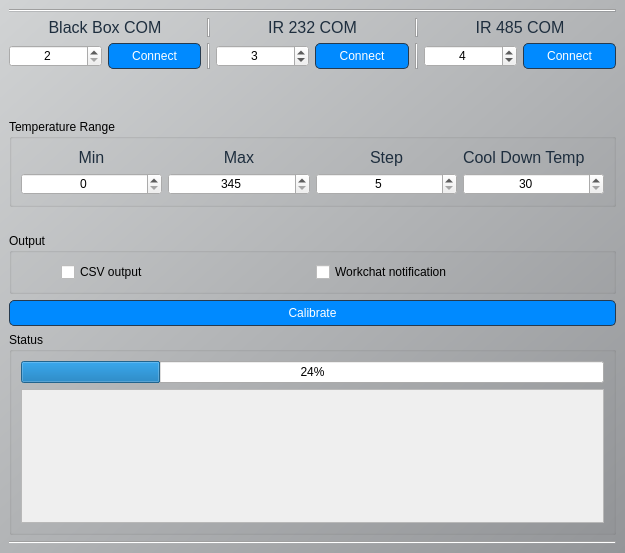
<?xml version="1.0" encoding="UTF-8"?>
<ui version="4.0">
 <class>MainWindow</class>
 <widget class="QMainWindow" name="MainWindow">
  <property name="geometry">
   <rect>
    <x>0</x>
    <y>0</y>
    <width>625</width>
    <height>553</height>
   </rect>
  </property>
  <property name="windowTitle">
   <string>Auto IR Calibrator</string>
  </property>
  <property name="styleSheet">
   <string notr="true">
    QWidget {
        background-color: qlineargradient(spread:pad, x1:0, y1:0, x2:1, y2:1, stop:0 #D1D3D4, stop:1 #939598);
    }
    QLabel {
        color: #1E2E3E;
        font-size: 12pt;
    }
    QSlider::groove:horizontal {
        height: 10px;
        background-color: #263A4E;
    }
    QSlider::handle:horizontal {
        background-color: #54D1FF;
        border: 2px solid #008AFF;
        width: 20px;
    }
    QPushButton {
        background-color: #008AFF;
        color: white;
        border: 1px solid #263A4E;
        border-radius: 5px;
        padding: 5px;
    }
    QPushButton:hover {
        background-color: #54D1FF;
    }
   </string>
  </property>
  <widget class="QWidget" name="centralwidget">
   <layout class="QVBoxLayout" name="verticalLayout_7">
    <item>
     <layout class="QVBoxLayout" name="verticalLayout_3">
      <item>
       <layout class="QVBoxLayout" name="verticalLayout_2">
        <item>
         <layout class="QVBoxLayout" name="verticalLayout">
          <item>
           <widget class="Line" name="line_6">
            <property name="orientation">
             <enum>Qt::Horizontal</enum>
            </property>
           </widget>
          </item>
          <item>
           <layout class="QHBoxLayout" name="horizontalLayout_2">
            <item>
             <widget class="QLabel" name="label">
              <property name="styleSheet">
               <string notr="true">background-color: None;</string>
              </property>
              <property name="text">
               <string>Black Box COM</string>
              </property>
              <property name="alignment">
               <set>Qt::AlignCenter</set>
              </property>
             </widget>
            </item>
            <item>
             <widget class="Line" name="line_2">
              <property name="orientation">
               <enum>Qt::Vertical</enum>
              </property>
             </widget>
            </item>
            <item>
             <widget class="QLabel" name="label_2">
              <property name="styleSheet">
               <string notr="true">background-color: None;</string>
              </property>
              <property name="text">
               <string>IR 232 COM</string>
              </property>
              <property name="alignment">
               <set>Qt::AlignCenter</set>
              </property>
             </widget>
            </item>
            <item>
             <widget class="Line" name="line_3">
              <property name="orientation">
               <enum>Qt::Vertical</enum>
              </property>
             </widget>
            </item>
            <item>
             <widget class="QLabel" name="label_3">
              <property name="styleSheet">
               <string notr="true">background-color: None;</string>
              </property>
              <property name="text">
               <string>IR 485 COM</string>
              </property>
              <property name="alignment">
               <set>Qt::AlignCenter</set>
              </property>
             </widget>
            </item>
           </layout>
          </item>
          <item>
           <layout class="QHBoxLayout" name="horizontalLayout_3">
            <item>
             <widget class="QSpinBox" name="spinBox_5">
              <property name="styleSheet">
               <string notr="true">background-color: None;</string>
              </property>
              <property name="alignment">
               <set>Qt::AlignCenter</set>
              </property>
              <property name="minimum">
               <number>2</number>
              </property>
              <property name="maximum">
               <number>105</number>
              </property>
             </widget>
            </item>
            <item>
             <widget class="QPushButton" name="bb_btn">
              <property name="styleSheet">
               <string notr="true"/>
              </property>
              <property name="text">
               <string>Connect</string>
              </property>
             </widget>
            </item>
            <item>
             <widget class="Line" name="line_4">
              <property name="orientation">
               <enum>Qt::Vertical</enum>
              </property>
             </widget>
            </item>
            <item>
             <widget class="QSpinBox" name="spinBox_6">
              <property name="styleSheet">
               <string notr="true">background-color: None;</string>
              </property>
              <property name="alignment">
               <set>Qt::AlignCenter</set>
              </property>
              <property name="minimum">
               <number>2</number>
              </property>
              <property name="maximum">
               <number>105</number>
              </property>
              <property name="value">
               <number>3</number>
              </property>
             </widget>
            </item>
            <item>
             <widget class="QPushButton" name="ir232_btn">
              <property name="styleSheet">
               <string notr="true"/>
              </property>
              <property name="text">
               <string>Connect</string>
              </property>
             </widget>
            </item>
            <item>
             <widget class="Line" name="line_5">
              <property name="orientation">
               <enum>Qt::Vertical</enum>
              </property>
             </widget>
            </item>
            <item>
             <widget class="QSpinBox" name="spinBox_7">
              <property name="styleSheet">
               <string notr="true">background-color: None;</string>
              </property>
              <property name="alignment">
               <set>Qt::AlignCenter</set>
              </property>
              <property name="minimum">
               <number>2</number>
              </property>
              <property name="maximum">
               <number>105</number>
              </property>
              <property name="value">
               <number>4</number>
              </property>
             </widget>
            </item>
            <item>
             <widget class="QPushButton" name="ir485_btn">
              <property name="styleSheet">
               <string notr="true"/>
              </property>
              <property name="text">
               <string>Connect</string>
              </property>
             </widget>
            </item>
           </layout>
          </item>
          <item>
           <layout class="QHBoxLayout" name="horizontalLayout_11">
            <property name="topMargin">
             <number>0</number>
            </property>
            <property name="rightMargin">
             <number>0</number>
            </property>
            <item>
             <widget class="QLabel" name="label_6">
              <property name="styleSheet">
               <string notr="true">background-color: None;</string>
              </property>
              <property name="text">
               <string/>
              </property>
              <property name="alignment">
               <set>Qt::AlignCenter</set>
              </property>
             </widget>
            </item>
            <item>
             <widget class="QLabel" name="label_5">
              <property name="styleSheet">
               <string notr="true">background-color: None;</string>
              </property>
              <property name="text">
               <string/>
              </property>
              <property name="alignment">
               <set>Qt::AlignCenter</set>
              </property>
             </widget>
            </item>
            <item>
             <widget class="QLabel" name="label_4">
              <property name="styleSheet">
               <string notr="true">background-color: None;</string>
              </property>
              <property name="text">
               <string/>
              </property>
              <property name="textFormat">
               <enum>Qt::AutoText</enum>
              </property>
              <property name="alignment">
               <set>Qt::AlignCenter</set>
              </property>
             </widget>
            </item>
           </layout>
          </item>
          <item>
           <spacer name="horizontalSpacer">
            <property name="orientation">
             <enum>Qt::Horizontal</enum>
            </property>
            <property name="sizeHint" stdset="0">
             <size>
              <width>40</width>
              <height>20</height>
             </size>
            </property>
           </spacer>
          </item>
          <item>
           <widget class="QGroupBox" name="groupBox">
            <property name="styleSheet">
             <string notr="true">background-color: None;</string>
            </property>
            <property name="title">
             <string>Temperature Range</string>
            </property>
            <layout class="QVBoxLayout" name="verticalLayout_5">
             <item>
              <layout class="QVBoxLayout" name="verticalLayout_4">
               <item>
                <layout class="QHBoxLayout" name="horizontalLayout_7">
                 <item>
                  <widget class="QLabel" name="label_7">
                   <property name="text">
                    <string>Min</string>
                   </property>
                   <property name="alignment">
                    <set>Qt::AlignCenter</set>
                   </property>
                  </widget>
                 </item>
                 <item>
                  <widget class="QLabel" name="label_8">
                   <property name="text">
                    <string>Max</string>
                   </property>
                   <property name="alignment">
                    <set>Qt::AlignCenter</set>
                   </property>
                  </widget>
                 </item>
                 <item>
                  <widget class="QLabel" name="label_9">
                   <property name="text">
                    <string>Step</string>
                   </property>
                   <property name="alignment">
                    <set>Qt::AlignCenter</set>
                   </property>
                  </widget>
                 </item>
                 <item>
                  <widget class="QLabel" name="label_10">
                   <property name="styleSheet">
                    <string notr="true">background-color: None;</string>
                   </property>
                   <property name="text">
                    <string>Cool Down Temp</string>
                   </property>
                   <property name="textInteractionFlags">
                    <set>Qt::LinksAccessibleByMouse</set>
                   </property>
                  </widget>
                 </item>
                </layout>
               </item>
               <item>
                <layout class="QHBoxLayout" name="horizontalLayout_6">
                 <item>
                  <widget class="QSpinBox" name="spinBox">
                   <property name="styleSheet">
                    <string notr="true">background-color: None;</string>
                   </property>
                   <property name="alignment">
                    <set>Qt::AlignCenter</set>
                   </property>
                   <property name="minimum">
                    <number>0</number>
                   </property>
                  </widget>
                 </item>
                 <item>
                  <widget class="QSpinBox" name="spinBox_2">
                   <property name="styleSheet">
                    <string notr="true">background-color: None;</string>
                   </property>
                   <property name="alignment">
                    <set>Qt::AlignCenter</set>
                   </property>
                   <property name="minimum">
                    <number>345</number>
                   </property>
                   <property name="maximum">
                    <number>350</number>
                   </property>
                  </widget>
                 </item>
                 <item>
                  <widget class="QSpinBox" name="spinBox_3">
                   <property name="styleSheet">
                    <string notr="true">background-color: None;</string>
                   </property>
                   <property name="alignment">
                    <set>Qt::AlignCenter</set>
                   </property>
                   <property name="minimum">
                    <number>5</number>
                   </property>
                   <property name="maximum">
                    <number>20</number>
                   </property>
                  </widget>
                 </item>
                 <item>
                  <widget class="QSpinBox" name="spinBox_4">
                   <property name="styleSheet">
                    <string notr="true">background-color: None;</string>
                   </property>
                   <property name="alignment">
                    <set>Qt::AlignCenter</set>
                   </property>
                   <property name="minimum">
                    <number>30</number>
                   </property>
                   <property name="maximum">
                    <number>300</number>
                   </property>
                   <property name="singleStep">
                    <number>10</number>
                   </property>
                  </widget>
                 </item>
                </layout>
               </item>
              </layout>
             </item>
            </layout>
           </widget>
          </item>
          <item>
           <spacer name="horizontalSpacer_2">
            <property name="orientation">
             <enum>Qt::Horizontal</enum>
            </property>
            <property name="sizeHint" stdset="0">
             <size>
              <width>40</width>
              <height>20</height>
             </size>
            </property>
           </spacer>
          </item>
          <item>
           <widget class="QGroupBox" name="groupBox_2">
            <property name="styleSheet">
             <string notr="true">background-color: None;</string>
            </property>
            <property name="title">
             <string>Output</string>
            </property>
            <layout class="QVBoxLayout" name="verticalLayout_8">
             <item>
              <layout class="QHBoxLayout" name="horizontalLayout_8">
               <item>
                <layout class="QHBoxLayout" name="horizontalLayout_4">
                 <property name="leftMargin">
                  <number>40</number>
                 </property>
                 <property name="rightMargin">
                  <number>40</number>
                 </property>
                 <item>
                  <widget class="QCheckBox" name="csv_check">
                   <property name="layoutDirection">
                    <enum>Qt::LeftToRight</enum>
                   </property>
                   <property name="styleSheet">
                    <string notr="true">background-color: None;</string>
                   </property>
                   <property name="text">
                    <string>CSV output</string>
                   </property>
                  </widget>
                 </item>
                 <item>
                  <widget class="QCheckBox" name="wc_noti_check">
                   <property name="styleSheet">
                    <string notr="true">background-color: None;</string>
                   </property>
                   <property name="text">
                    <string>Workchat notification</string>
                   </property>
                  </widget>
                 </item>
                </layout>
               </item>
              </layout>
             </item>
            </layout>
           </widget>
          </item>
         </layout>
        </item>
        <item>
         <layout class="QHBoxLayout" name="horizontalLayout_9"/>
        </item>
       </layout>
      </item>
      <item>
       <widget class="QPushButton" name="calib_btn">
        <property name="styleSheet">
         <string notr="true"/>
        </property>
        <property name="text">
         <string>Calibrate</string>
        </property>
       </widget>
      </item>
      <item>
       <widget class="QGroupBox" name="groupBox_3">
        <property name="styleSheet">
         <string notr="true">background-color: None;</string>
        </property>
        <property name="title">
         <string>Status</string>
        </property>
        <layout class="QHBoxLayout" name="horizontalLayout_5">
         <item>
          <layout class="QVBoxLayout" name="verticalLayout_9">
           <item>
            <widget class="QProgressBar" name="progressBar">
             <property name="value">
              <number>24</number>
             </property>
            </widget>
           </item>
           <item>
            <widget class="QScrollArea" name="scrollArea">
             <property name="widgetResizable">
              <bool>true</bool>
             </property>
             <widget class="QWidget" name="scrollAreaWidgetContents">
              <property name="geometry">
               <rect>
                <x>0</x>
                <y>0</y>
                <width>581</width>
                <height>115</height>
               </rect>
              </property>
             </widget>
            </widget>
           </item>
          </layout>
         </item>
        </layout>
       </widget>
      </item>
     </layout>
    </item>
    <item>
     <widget class="Line" name="line">
      <property name="orientation">
       <enum>Qt::Horizontal</enum>
      </property>
     </widget>
    </item>
   </layout>
  </widget>
 </widget>
 <resources/>
 <connections/>
</ui>
